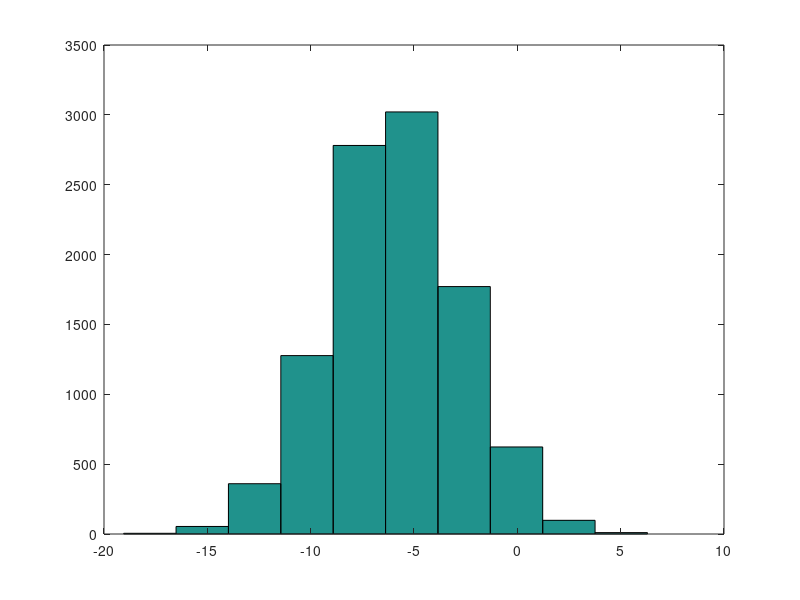

Write the MATLAB code that produced this figure. (Note: this script raises an error after producing the figure.)
% a gentle introduction to octave/matlab

%elementary math operations
5+6 %can be executed in the command window as well
3-2
5*8
1/2
2^6

%logical operations
1==2 %false = 0
1~=2 %not equal to, true = 1
1&&0
1||0
xor(1,0)

%octave variables
%naming convention is more like C
a = 3
y = 3;%semicolon suppresses the output (doesnot show output in command window)
b = 'hi octave';
b
c = (3>=1);
a = pi;
disp(a);%doc disp or help disp for more information
disp(sprintf('2 decimals: %0.2f', a));%more like C
disp(sprintf('6 decimals: %0.6f', a));

format long
a

format short
a

%vectors and matrices
A = [1 2;3 4;5 6];%semicolon means start new row
size(A)
[m,n] = size(A);
[m,~] = size(A); %assigned to m only
[~,n] = size(A); %assigned to n only
size(A,1) %no of rows
size(A,2) %no of columns
B = [1 2;
    3 4;
    5 6];
v = [1 2 3];%row vector
v = [1;2;3];%(column) vector
length(v)%no of elements along the largest dimension
numel(v)%no of elements
length(A)
numel(A)
v = 1:0.1:2;%initialization:increment:end, row vector dimension=1xn
v = v';%transpose operation
v = 1:10;%default increment value is 1


ones(2,3)%matrix of element 1
doc randn
C = 5*ones(2,3);
%equivalent to
C = [5 5 5;5 5 5];
w = ones(1,3);
w = zeros(1,3);
w = rand(1,3);
rand(3,3)%follows the uniform distribution
randn(3,3)%follows the Gaussian/Normal distribution (mu = 0, std = 1)
w = -6 + sqrt(10)*(randn(1,10000));%mean = -6, variance = 10, std = sqrt(10)
hist(w)
freq = hist(w,50); %no of bins = 50

I = eye(4); %identity matrix

%terminal commands
pwd
cd 'F:\Mine\Codes\4-1\CSE 4106 DSP'
ls
addpath('F:\Mine\Codes\4-1\CSE 4106 DSP')%octave search path

%load data from a file
load ex1data1.txt
load ('ex1data1.txt')
who %currently active variables
ex1data1
size(ex1data1)
whos%more detailed information
clear ex1data1%deletes a variable
clear %deletes all variables

a = ex1data1(2,1)
A = ex1data1(1:10,:);%: = all, (row, column)
v = ex1data1(1:10,1);
save population.mat ex1data1
load population.mat
save population.txt v -ascii%save as text

v = ex1data1(:,1);
w = ex1data1(:,2);
A = ex1data1([1 3],:)

A(:,2) = [10;11];

A = [A [1;2]]%to append a new column

A = [A; [1 2]]

A(:)

A = [1 2;3 4;5 6];
B = [11 12;13 14;15 16];
C = [A B] %append row wise
C = [A;B] %append column wise

%computation on data
A = [1 2;3 4;5 6]
B = [11 12;13 14;15 16]
C = [1 1;2 2]

A*C
A*B
A.*B %multiplication on each element
A.^2
v = [1;2;3]
1./v
1./A
log(v)
exp(v)
abs([-1;2;-3])
-v%-1*v
%to increment the elements of v
v + ones(length(v),1)
v + 1

A'%transpose operation
a = [1 15 2 0.5]
val = max(a)
[val,ind] = max(a)
a < 3 %element wise comparison
find(a<3)
A = magic(3);%rows,columns,diagonals add up to the same thing
[r,c] = find(A>=7)
[r c]
sum(a)
prod(a)
floor(a)
ceil(a)
max(A) %max value for each column
max(A,[],1)
max(A,[],2) %max value for each column
max(max(A))
max(A(:))

A = magic(9);
sum(A,1) %column wise sum
sum(A,2) %row wise sum
sum(sum(A.*eye(9)))%to sum the diagonal elements
sum(diag(A))

flipud(eye(5)) %flip array upside down

inv(A) %inverse matrix
pinv(A) %pseudo-inverse matrix

%plotting data
t = 0:0.001:1;
y1 = sin(2*pi*4*t);
plot(t,y1);
y2 = cos(2*pi*4*t);
plot(t,y2);
y3 = zeros(1, length(t));

%use of hold on
plot(t, y3);
hold on
plot(t,y1, 'g'); %green color
hold on;
plot(t,y2, 'r'); %red color
hold off

xlabel('time');
ylabel('Signal value');
legend('x axis','sine','cosine'); %serially labelling
title('my plot of sinusoidals');
grid on
print -dpng 'myplot.png'

close%to close the figure
close all

%numbering the figures
figure(1)
plot(t,y1);
figure(2)
plot(t,y2);

plot(t, y1,'k', t, y2,'r', t, y3);
legend('sine','cosine'); %serially labelling

%subplot
figure(1)%1x2 grid
subplot(2,1,1),plot(t,y1),grid on;
subplot(2,1,2),plot(t,y2),grid on;

%change the axis
figure(2)
plot(t,y2),
axis([0 0.5 -1 1])%xmin xmax ymin ymax

%imagesc
A = magic(5);
imagesc(A);
imagesc(A),colorbar,colormap(gray);

%control statements
v = zeros(10,1);%initialization
for i=1:10
    v(i) = 2^i;
end

%while loop
i = 1;
while i<=5
    v(i) = 100;
    i = i + 1;
end

%usage of if and break
i = 1;
while true
    v(i) = 999;
    i = i + 1;
    if i == 6
        break;
    end
end

%if-elseif-else
v(1) = 2;
if v(1) == 1
    disp('The value is one');
elseif v(1) == 2
    disp('The value is two');
else
    disp('The value is not one or two.');
end

%function in matlab
myMax(10,9)
%function can return multiple values as well
[maxVal,minVal] = myMaxMin(10,9);

%function definition
myFunc(3, 2)


%vectorization of code
%advantages : less code (simpler implementation), less computation time
%inner product computation: component wise multiplication and then add the
%product terms
%unvectorized implementation using for loop
inner_product = 0;
u = [1;2;3];
v = [4;5;6];
for i = 1:3
    inner_product = inner_product + u(i)*v(i);
end

u'*v

%vectorized implementation
A = ex1data1(:,1);
A = [ones(size(A,1),1) A];
y = ex1data1(:,2);
theta = A\y;
figure(1)
plot(ex1data1(:,1),y,'*')
hold on
h = A*theta;
plot(ex1data1(:,1),h)
hold off



%least squares solution to fit a linear model (linear regression)


